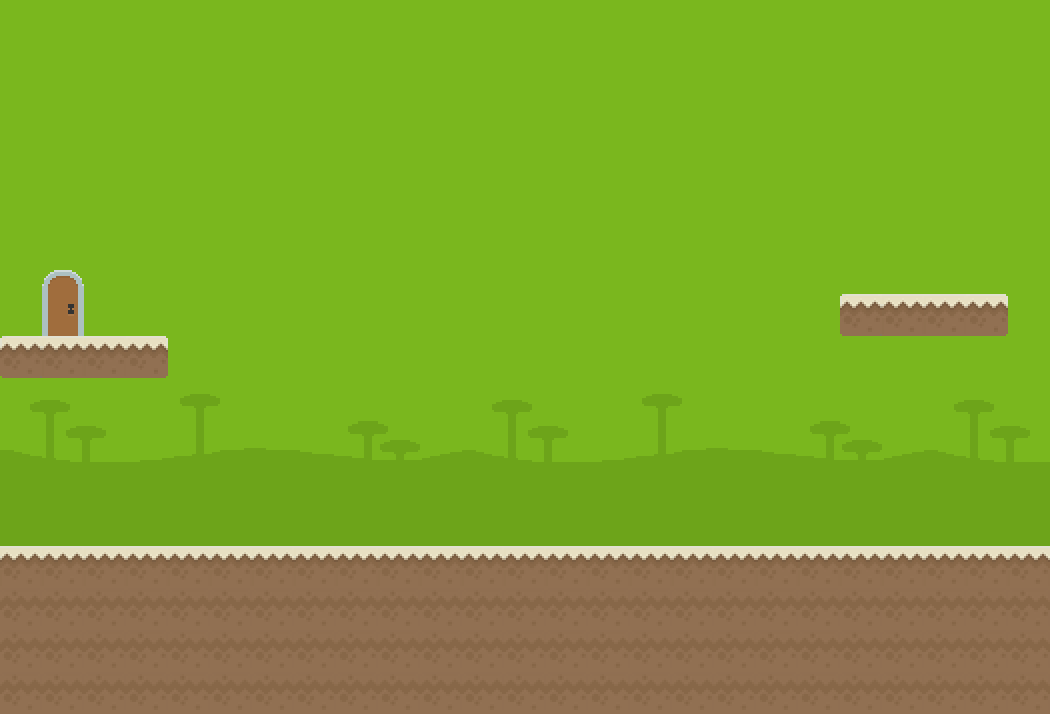

This game map was drawn from its Tiled (.tmx) file and the tilesets committed beside it. A one-line description and the full map source follow:
An orthogonal 25x17 tile map with 42x42 px tiles, 2 tile layers (background, foreground) and 4 objects (2x box, player, diamond).

<map version="1.0" tiledversion="1.0.2" orientation="orthogonal" renderorder="right-down" width="25" height="17" tilewidth="42" tileheight="42" nextobjectid="24">
 <tileset firstgid="1" source="tileset.tsx" />
 <layer name="background" width="25" height="17">
  <data encoding="csv">
323,323,323,323,323,323,323,323,323,323,323,323,323,323,323,323,323,323,323,323,323,323,323,323,323,
323,323,323,323,323,323,323,323,323,323,323,323,323,323,323,323,323,323,323,323,323,323,323,323,323,
323,323,323,323,323,323,323,323,323,323,323,323,323,323,323,323,323,323,323,323,323,323,323,323,323,
323,323,323,323,323,323,323,323,323,323,323,323,323,323,323,323,323,323,323,323,323,323,323,323,323,
323,323,323,323,323,323,323,323,323,323,323,323,323,323,323,323,323,323,323,323,323,323,323,323,323,
323,323,323,323,323,323,323,323,323,323,323,323,323,323,323,323,323,323,323,323,323,323,323,323,323,
323,323,323,323,323,323,323,323,323,323,323,323,323,323,323,323,323,323,323,323,323,323,323,323,323,
323,323,323,323,323,323,323,323,323,323,323,323,323,323,323,323,323,323,323,323,323,323,323,323,323,
323,323,323,323,323,323,323,323,323,323,323,323,323,323,323,323,323,323,323,323,323,323,323,323,323,
320,321,322,323,324,325,326,327,328,329,330,320,321,322,323,324,325,326,327,328,329,330,320,321,322,
350,351,352,353,354,355,356,357,358,359,360,350,351,352,353,354,355,356,357,358,359,360,350,351,352,
380,381,382,383,384,385,386,387,388,389,390,380,381,382,383,384,385,386,387,388,389,390,380,381,382,
380,381,382,383,384,385,386,387,388,389,390,380,381,382,383,384,385,386,387,388,389,390,380,381,382,
381,381,381,381,381,381,381,381,381,381,381,381,381,381,381,381,381,381,381,381,381,381,381,381,381,
381,381,381,381,381,381,381,381,381,381,381,381,381,381,381,381,381,381,381,381,381,381,381,381,381,
381,381,381,381,381,381,381,381,381,381,381,381,381,381,381,381,381,381,381,381,381,381,381,381,381,
381,381,381,381,381,381,381,381,381,381,381,381,381,381,381,381,381,381,381,381,381,381,381,381,381
</data>
 </layer>
 <layer name="foreground" width="25" height="17">
  <data encoding="csv">
0,0,0,0,0,0,0,0,0,0,0,0,0,0,0,0,0,0,0,0,0,0,0,0,0,
0,0,0,0,0,0,0,0,0,0,0,0,0,0,0,0,0,0,0,0,0,0,0,0,0,
0,0,0,0,0,0,0,0,0,0,0,0,0,0,0,0,0,0,0,0,0,0,0,0,0,
0,0,0,0,0,0,0,0,0,0,0,0,0,0,0,0,0,0,0,0,0,0,0,0,0,
0,0,0,0,0,0,0,0,0,0,0,0,0,0,0,0,0,0,0,0,0,0,0,0,0,
0,0,0,0,0,0,0,0,0,0,0,0,0,0,0,0,0,0,0,0,0,0,0,0,0,
0,167,0,0,0,0,0,0,0,0,0,0,0,0,0,0,0,0,0,0,0,0,0,0,0,
0,168,0,0,0,0,0,0,0,0,0,0,0,0,0,0,0,0,0,0,620,621,621,622,0,
620,621,621,622,0,0,0,0,0,0,0,0,0,0,0,0,0,0,0,0,0,0,0,0,0,
0,0,0,0,0,0,0,0,0,0,0,0,0,0,0,0,0,0,0,0,0,0,0,0,0,
0,0,0,0,0,0,0,0,0,0,0,0,0,0,0,0,0,0,0,0,0,0,0,0,0,
0,0,0,0,0,0,0,0,0,0,0,0,0,0,0,0,0,0,0,0,0,0,0,0,0,
0,0,0,0,0,0,0,0,0,0,0,0,0,0,0,0,0,0,0,0,0,0,0,0,0,
621,621,621,621,621,621,621,621,621,621,621,621,621,621,621,621,621,621,621,621,621,621,621,621,621,
653,653,653,653,653,653,653,653,653,653,653,653,653,653,653,653,653,653,653,653,653,653,653,653,653,
653,653,653,653,653,653,653,653,653,653,653,653,653,653,653,653,653,653,653,653,653,653,653,653,653,
653,653,653,653,653,653,653,653,653,653,653,653,653,653,653,653,653,653,653,653,653,653,653,653,653
</data>
 </layer>
 <objectgroup name="objects">
  <object id="2" name="player" type="player" x="940.667" y="239.667" width="44" height="48" />
  <object id="19" name="box" type="box" x="368.663" y="497.334" width="40" height="41.3333" />
  <object id="20" name="box" type="box" x="849.997" y="244" width="40" height="41.3333" />
  <object id="22" name="diamond" x="464" y="213.333" width="40" height="46" />
 </objectgroup>
</map>
